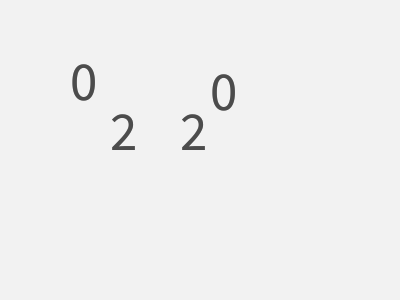
Frame 1 (no input)
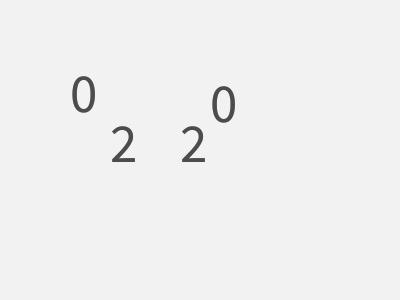
Frame 60 (the mouse pressed at the canvas centre just before this capture)
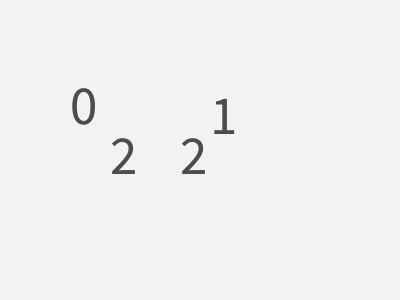
Frame 120 (the mouse held since frame 60 and released just before this capture)

The Processing sketch that drew these frames (run headless with seeded random() and noise(); from frame 60 on, the mouse is pressed at the canvas centre):

// Processing sketch: processing_20789
// ── processing_20789.pde

Hour1 ho1;
Hour2 ho2;
Minute1 mi1;
Minute2 mi2;



void setup(){
  size(400, 300);
  colorMode(HSB,100);
  background(95);
  textSize(55);

  ho1 = new Hour1(70, height/2 - 50, 0.2, height/2 - 50);
  ho2 = new Hour2(110, height/2, 0.2, height/2);
  mi1 = new Minute1(180, height/2, 0.2, height/2);
  mi2 = new Minute2(210, height/2 - 40, 0.2, height/2 - 40);


}

void draw(){
  noStroke();
  fill(95);
  rect(0, 0, width, height);



  ho1.move();
  ho1.display2();
  ho1.display1();
  


  ho2.move();
  ho2.display2();
  ho2.display();

  mi1.move();
  mi1.display2();
  mi1.display();

  mi2.move();
  mi2.display2();
  mi2.display();
}




class Hour1{
  float x, y, sp, y2;

  Hour1(float _x, float _y, float _sp, float _y2){
    x = _x;
    y = _y;
    y2 = _y2;
    sp = _sp;
  }

  void move(){
    y += sp;
    y2 += sp;
    if (y > height/2 + 100) y =  height/2;
    if (y2 > height + 20) y2 = y;

  }


  void display1(){
    int h = hour();
    fill(30);

    if(h > 19 && h < 24){
      text(2, x, y);
    }
    else     if(h > 9 && h < 20){
      text(1, x, y);
    }
    else{
      text(0, x, y);
    }
  }

  void display2(){
    int h = hour();
    fill(70);

    if(h > 19 && h < 24){
      text(2, x, y2);
    }
    else     if(h > 9 && h < 20){
      text(1, x, y2);
    }
    else{
      text(0, x, y2);
    }
  }
}

class Hour2{
  float x, y, sp, y2;

  Hour2(float _x, float _y, float _sp, float _y2){
    x = _x;
    y = _y;
    y2 = _y2;
    sp = _sp;
  }

  void move(){
    y += sp;
    y2 += sp;
    if (y > height/2 + 100) y = height/2;   
    if (y2 > height + 20) y2 = y;
  }


  void display(){
    int h = hour();
    fill(30);
    
    if(h > 19 && h < 24){
      text(h - 20, x, y);
    }
    else  if(h > 9 && h < 20){
      text(h - 10, x, y);
    }
    else{
      text(h, x, y);
    }
  }

  void display2(){
    int h = hour();
    fill(70);
    
    if(h > 19 && h < 24){
      text(h - 20, x, y2);
    }
    else  if(h > 9 && h < 20){
      text(h - 10, x, y2);
    }
    else{
      text(h, x, y2);
    }
  }
}


class Minute1{
  float x, y, sp, y2;

  Minute1(float _x, float _y, float _sp, float _y2){
    x = _x;
    y = _y;
    y2 = _y2;
    sp = _sp;
  }

  void move(){
    y += sp;

    if (y > height/2 + 80) y = height/2;
    if (y2 > height + 10) y2 = y;
  }


  void display(){
    int m = minute();
    fill(30);

    if(m > 49 && m < 60){
      text(5, x, y);
    }
    else     if(m > 39 && m < 50){
      text(4, x, y);
    }
    else      if(m > 29 && m < 40){
      text(3, x, y);
    }
    else      if(m > 19 && m < 30){
      text(2, x, y);
    }
    else     if(m > 9 && m < 20){
      text(1, x, y);
    }
    else{
      text(0, x, y);
    }
  }

  void display2(){
    int m = minute();
    fill(70);
    y2 += sp;

      if(m > 49 && m < 60){
        text(5, x, y2);
      }
      else     if(m > 39 && m < 50){
        text(4, x, y2);
      }
      else      if(m > 29 && m < 40){
        text(3, x, y2);
      }
      else      if(m > 19 && m < 30){
        text(2, x, y2);
      }
      else     if(m > 9 && m < 20){
        text(1, x, y2);
      }
      else{
        text(0, x, y2);
      }
    }
  }




class Minute2{
  float x, y, sp, y2;

  Minute2(float _x, float _y, float _sp, float _y2){
    x = _x;
    y = _y;
    y2 = _y2;
    sp = _sp;
  }

  void move(){
    y += sp;
    y2 += sp;
    if (y > height/2 + 80) y =  height/2;
    if (y2 > height + 10) y2 = y;
  }

  void display(){
    int m = minute();
    String t =  nf(m,2);
    fill(30);

    if(m > 49 && m < 60){
      text(m - 50, x, y);
    }
    else     if(m > 39 && m < 50){
      text(m - 40, x, y);
    }
    else      if(m > 29 && m < 40){
      text(m - 30, x, y);
    }
    else      if(m > 19 && m < 30){
      text(m - 20, x, y);
    }
    else     if(m > 9 && m < 20){
      text(m - 10, x, y);
    }
    else{
      text(m, x, y);
    }
  }


  void display2(){
    int m = minute();
    String t =  nf(m,2);
    fill(70);

    if(m > 49 && m < 60){
      text(m - 50, x, y2);
    }
    else     if(m > 39 && m < 50){
      text(m - 40, x, y2);
    }
    else      if(m > 29 && m < 40){
      text(m - 30, x, y2);
    }
    else      if(m > 19 && m < 30){
      text(m - 20, x, y2);
    }
    else     if(m > 9 && m < 20){
      text(m - 10, x, y2);
    }
    else{
      text(m, x, y2);
    }
  }
}






                
